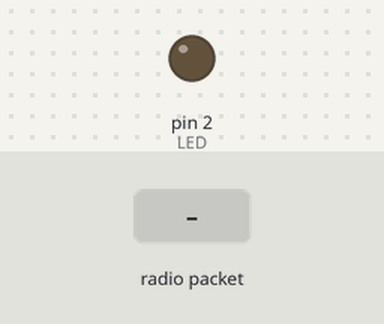
A sketch run on a simulated Arduino Uno, built with avr-gcc and run on an emulated ATmega328P. Parts: output pins drawn as LEDs (lit = HIGH). The inputs (shaded band) are chosen by the test bench. No radio packets arrive unless stated; what the sketch prints to the serial monitor is not drawn.

Above: at 8.9 s.
9.0 s: radio packet "1" arrives
At 13.7 s:
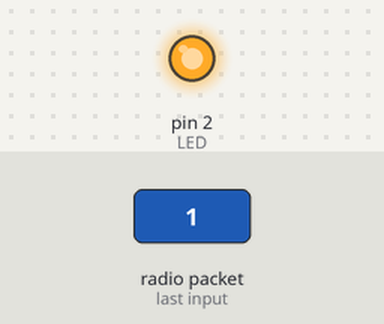
Timing chart, 0 to 24.7 s (numbered marks = the images above; inputs shaded):
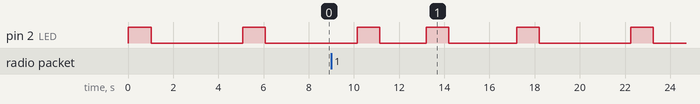

The sketch:

Emissor_-_R.ino
```cpp
//Bibliotecas
#include <SPI.h>
#include <LoRa.h>

//Definição dos pinos utilizados pelo LoRa
#define SS 30
#define RST 13
#define D0 11

int ciclo =  0;

void setup() {
  //Inicia comunicação serial
  Serial.begin(115200);

  //Configura o botão e o LED
  pinMode(10, INPUT);  //Botão
  pinMode(2, OUTPUT); //LED

  //Configura os pinos do Lora
  LoRa.setPins(SS, RST, D0);

  //Configurando a frequência do LoRa
  while (!LoRa.begin(915E6)) {
    Serial.println(" ... ");
    delay(500);
  }

  //Sincroniza LoRa Emissor-Receptor
  LoRa.setSyncWord(0xAA);
  Serial.println("Sincronização Completa");
}

void loop() {
      //Placa é Emissor
      Serial.print("Emitindo Mensagem: ");

      //Pisca o LED
      digitalWrite(2, HIGH);
      delay(1000);
      digitalWrite(2, LOW);

      //Enviando a mensagem
      LoRa.beginPacket();
      LoRa.print(ciclo);
      LoRa.endPacket();
      delay(2000);

      //Placa é Receptor
      int packetSize = LoRa.parsePacket();
      if (packetSize)
      {
        //Uma mensagem foi recebida
         Serial.print("Mensagem Recebida");

        //Pisca o LED
        digitalWrite(2, HIGH);
        delay(1000);
        digitalWrite(2, LOW);

        //Leitura da mensagem
        while (LoRa.available())
        {
            String LoRaData = LoRa.readString();
            Serial.print(LoRaData);
        }

        ciclo ++; //Aumenta após recebimento da confirmação
      }

        delay (2000);
}
```
